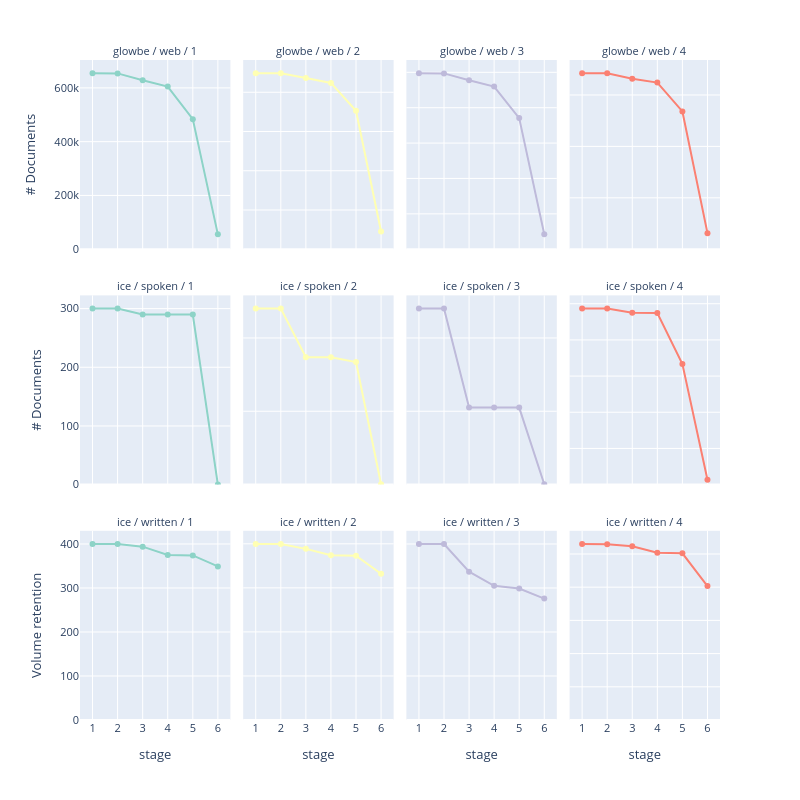

Notebook source saved alongside this figure:
### Code cell
render_volume_line("by_source_genre_cluster_english")

### Figure 1 — Plotly figure (JSON) as saved in the notebook; plotly's stock layout.template omitted (floating-point values rounded to 4 significant figures)
{"data": [{"hovertemplate": "source / genre / cluster / english=1<br>value=glowbe / web / 1<br>stage=%{x}<br># Documents=%{y}<extra></extra>", "legendgroup": "1", "line": {"color": "rgb(141,211,199)", "dash": "solid"}, "marker": {"symbol": "circle"}, "mode": "lines+markers", "name": "1", "orientation": "v", "showlegend": true, "type": "scatter", "x": [1, 2, 3, 4, 5, 6], "xaxis": "x9", "y": [654544, 653929, 628320, 604832, 483748, 55169], "yaxis": "y9"}, {"hovertemplate": "source / genre / cluster / english=1<br>value=ice / spoken / 1<br>stage=%{x}<br># Documents=%{y}<extra></extra>", "legendgroup": "1", "line": {"color": "rgb(141,211,199)", "dash": "solid"}, "marker": {"symbol": "circle"}, "mode": "lines+markers", "name": "1", "orientation": "v", "showlegend": false, "type": "scatter", "x": [1, 2, 3, 4, 5, 6], "xaxis": "x5", "y": [300, 300, 290, 290, 290, 0], "yaxis": "y5"}, {"hovertemplate": "source / genre / cluster / english=1<br>value=ice / written / 1<br>stage=%{x}<br># Documents=%{y}<extra></extra>", "legendgroup": "1", "line": {"color": "rgb(141,211,199)", "dash": "solid"}, "marker": {"symbol": "circle"}, "mode": "lines+markers", "name": "1", "orientation": "v", "showlegend": false, "type": "scatter", "x": [1, 2, 3, 4, 5, 6], "xaxis": "x", "y": [400, 400, 394, 375, 374, 349], "yaxis": "y"}, {"hovertemplate": "source / genre / cluster / english=2<br>value=glowbe / web / 2<br>stage=%{x}<br># Documents=%{y}<extra></extra>", "legendgroup": "2", "line": {"color": "rgb(255,255,179)", "dash": "solid"}, "marker": {"symbol": "circle"}, "mode": "lines+markers", "name": "2", "orientation": "v", "showlegend": true, "type": "scatter", "x": [1, 2, 3, 4, 5, 6], "xaxis": "x10", "y": [448600, 448419, 436156, 423777, 353019, 45211], "yaxis": "y10"}, {"hovertemplate": "source / genre / cluster / english=2<br>value=ice / spoken / 2<br>stage=%{x}<br># Documents=%{y}<extra></extra>", "legendgroup": "2", "line": {"color": "rgb(255,255,179)", "dash": "solid"}, "marker": {"symbol": "circle"}, "mode": "lines+markers", "name": "2", "orientation": "v", "showlegend": false, "type": "scatter", "x": [1, 2, 3, 4, 5, 6], "xaxis": "x6", "y": [1200, 1200, 869, 869, 836, 2], "yaxis": "y6"}, {"hovertemplate": "source / genre / cluster / english=2<br>value=ice / written / 2<br>stage=%{x}<br># Documents=%{y}<extra></extra>", "legendgroup": "2", "line": {"color": "rgb(255,255,179)", "dash": "solid"}, "marker": {"symbol": "circle"}, "mode": "lines+markers", "name": "2", "orientation": "v", "showlegend": false, "type": "scatter", "x": [1, 2, 3, 4, 5, 6], "xaxis": "x2", "y": [799, 799, 777, 748, 746, 664], "yaxis": "y2"}, {"hovertemplate": "source / genre / cluster / english=3<br>value=glowbe / web / 3<br>stage=%{x}<br># Documents=%{y}<extra></extra>", "legendgroup": "3", "line": {"color": "rgb(190,186,218)", "dash": "solid"}, "marker": {"symbol": "circle"}, "mode": "lines+markers", "name": "3", "orientation": "v", "showlegend": true, "type": "scatter", "x": [1, 2, 3, 4, 5, 6], "xaxis": "x11", "y": [248765, 248510, 238726, 229924, 185301, 21247], "yaxis": "y11"}, {"hovertemplate": "source / genre / cluster / english=3<br>value=ice / spoken / 3<br>stage=%{x}<br># Documents=%{y}<extra></extra>", "legendgroup": "3", "line": {"color": "rgb(190,186,218)", "dash": "solid"}, "marker": {"symbol": "circle"}, "mode": "lines+markers", "name": "3", "orientation": "v", "showlegend": false, "type": "scatter", "x": [1, 2, 3, 4, 5, 6], "xaxis": "x7", "y": [1200, 1200, 525, 525, 525, 2], "yaxis": "y7"}, {"hovertemplate": "source / genre / cluster / english=3<br>value=ice / written / 3<br>stage=%{x}<br># Documents=%{y}<extra></extra>", "legendgroup": "3", "line": {"color": "rgb(190,186,218)", "dash": "solid"}, "marker": {"symbol": "circle"}, "mode": "lines+markers", "name": "3", "orientation": "v", "showlegend": false, "type": "scatter", "x": [1, 2, 3, 4, 5, 6], "xaxis": "x3", "y": [800, 800, 674, 610, 598, 552], "yaxis": "y3"}, {"hovertemplate": "source / genre / cluster / english=4<br>value=glowbe / web / 4<br>stage=%{x}<br># Documents=%{y}<extra></extra>", "legendgroup": "4", "line": {"color": "rgb(251,128,114)", "dash": "solid"}, "marker": {"symbol": "circle"}, "mode": "lines+markers", "name": "4", "orientation": "v", "showlegend": true, "type": "scatter", "x": [1, 2, 3, 4, 5, 6], "xaxis": "x12", "y": [171200, 171130, 165883, 162089, 133992, 15629], "yaxis": "y12"}, {"hovertemplate": "source / genre / cluster / english=4<br>value=ice / spoken / 4<br>stage=%{x}<br># Documents=%{y}<extra></extra>", "legendgroup": "4", "line": {"color": "rgb(251,128,114)", "dash": "solid"}, "marker": {"symbol": "circle"}, "mode": "lines+markers", "name": "4", "orientation": "v", "showlegend": false, "type": "scatter", "x": [1, 2, 3, 4, 5, 6], "xaxis": "x8", "y": [973, 973, 950, 949, 667, 27], "yaxis": "y8"}, {"hovertemplate": "source / genre / cluster / english=4<br>value=ice / written / 4<br>stage=%{x}<br># Documents=%{y}<extra></extra>", "legendgroup": "4", "line": {"color": "rgb(251,128,114)", "dash": "solid"}, "marker": {"symbol": "circle"}, "mode": "lines+markers", "name": "4", "orientation": "v", "showlegend": false, "type": "scatter", "x": [1, 2, 3, 4, 5, 6], "xaxis": "x4", "y": [1060, 1058, 1047, 1007, 1004, 807], "yaxis": "y4"}], "layout": {"annotations": [{"font": {}, "showarrow": false, "text": "ice / written / 1", "x": 0.1175, "xanchor": "center", "xref": "paper", "y": 0.2867, "yanchor": "bottom", "yref": "paper"}, {"font": {}, "showarrow": false, "text": "ice / written / 2", "x": 0.3725, "xanchor": "center", "xref": "paper", "y": 0.2867, "yanchor": "bottom", "yref": "paper"}, {"font": {}, "showarrow": false, "text": "ice / written / 3", "x": 0.6275, "xanchor": "center", "xref": "paper", "y": 0.2867, "yanchor": "bottom", "yref": "paper"}, {"font": {}, "showarrow": false, "text": "ice / written / 4", "x": 0.8825, "xanchor": "center", "xref": "paper", "y": 0.2867, "yanchor": "bottom", "yref": "paper"}, {"font": {}, "showarrow": false, "text": "ice / spoken / 1", "x": 0.1175, "xanchor": "center", "xref": "paper", "y": 0.6433, "yanchor": "bottom", "yref": "paper"}, {"font": {}, "showarrow": false, "text": "ice / spoken / 2", "x": 0.3725, "xanchor": "center", "xref": "paper", "y": 0.6433, "yanchor": "bottom", "yref": "paper"}, {"font": {}, "showarrow": false, "text": "ice / spoken / 3", "x": 0.6275, "xanchor": "center", "xref": "paper", "y": 0.6433, "yanchor": "bottom", "yref": "paper"}, {"font": {}, "showarrow": false, "text": "ice / spoken / 4", "x": 0.8825, "xanchor": "center", "xref": "paper", "y": 0.6433, "yanchor": "bottom", "yref": "paper"}, {"font": {}, "showarrow": false, "text": "glowbe / web / 1", "x": 0.1175, "xanchor": "center", "xref": "paper", "y": 1.0, "yanchor": "bottom", "yref": "paper"}, {"font": {}, "showarrow": false, "text": "glowbe / web / 2", "x": 0.3725, "xanchor": "center", "xref": "paper", "y": 1.0, "yanchor": "bottom", "yref": "paper"}, {"font": {}, "showarrow": false, "text": "glowbe / web / 3", "x": 0.6275, "xanchor": "center", "xref": "paper", "y": 1.0, "yanchor": "bottom", "yref": "paper"}, {"font": {}, "showarrow": false, "text": "glowbe / web / 4", "x": 0.8825, "xanchor": "center", "xref": "paper", "y": 1.0, "yanchor": "bottom", "yref": "paper"}], "font": {"size": 11}, "height": 800, "legend": {"title": {"text": "source / genre / cluster / english"}, "tracegroupgap": 0}, "margin": {"t": 60}, "showlegend": false, "width": 800, "xaxis": {"anchor": "y", "domain": [0, 0.235], "dtick": 1, "range": [0.5, 6.5], "title": {"text": "stage"}}, "xaxis10": {"anchor": "y10", "domain": [0.255, 0.49], "dtick": 1, "matches": "x", "range": [0.5, 6.5], "showticklabels": false}, "xaxis11": {"anchor": "y11", "domain": [0.51, 0.745], "dtick": 1, "matches": "x", "range": [0.5, 6.5], "showticklabels": false}, "xaxis12": {"anchor": "y12", "domain": [0.765, 1.0], "dtick": 1, "matches": "x", "range": [0.5, 6.5], "showticklabels": false}, "xaxis2": {"anchor": "y2", "domain": [0.255, 0.49], "dtick": 1, "matches": "x", "range": [0.5, 6.5], "title": {"text": "stage"}}, "xaxis3": {"anchor": "y3", "domain": [0.51, 0.745], "dtick": 1, "matches": "x", "range": [0.5, 6.5], "title": {"text": "stage"}}, "xaxis4": {"anchor": "y4", "domain": [0.765, 1.0], "dtick": 1, "matches": "x", "range": [0.5, 6.5], "title": {"text": "stage"}}, "xaxis5": {"anchor": "y5", "domain": [0, 0.235], "dtick": 1, "matches": "x", "range": [0.5, 6.5], "showticklabels": false}, "xaxis6": {"anchor": "y6", "domain": [0.255, 0.49], "dtick": 1, "matches": "x", "range": [0.5, 6.5], "showticklabels": false}, "xaxis7": {"anchor": "y7", "domain": [0.51, 0.745], "dtick": 1, "matches": "x", "range": [0.5, 6.5], "showticklabels": false}, "xaxis8": {"anchor": "y8", "domain": [0.765, 1.0], "dtick": 1, "matches": "x", "range": [0.5, 6.5], "showticklabels": false}, "xaxis9": {"anchor": "y9", "domain": [0, 0.235], "dtick": 1, "matches": "x", "range": [0.5, 6.5], "showticklabels": false}, "yaxis": {"anchor": "x", "domain": [0, 0.2867], "rangemode": "tozero", "title": {"text": "Volume retention"}}, "yaxis10": {"anchor": "x10", "domain": [0.7133, 1.0], "rangemode": "tozero", "showticklabels": false}, "yaxis11": {"anchor": "x11", "domain": [0.7133, 1.0], "rangemode": "tozero", "showticklabels": false}, "yaxis12": {"anchor": "x12", "domain": [0.7133, 1.0], "rangemode": "tozero", "showticklabels": false}, "yaxis2": {"anchor": "x2", "domain": [0, 0.2867], "rangemode": "tozero", "showticklabels": false}, "yaxis3": {"anchor": "x3", "domain": [0, 0.2867], "rangemode": "tozero", "showticklabels": false}, "yaxis4": {"anchor": "x4", "domain": [0, 0.2867], "rangemode": "tozero", "showticklabels": false}, "yaxis5": {"anchor": "x5", "domain": [0.3567, 0.6433], "rangemode": "tozero", "title": {"text": "# Documents"}}, "yaxis6": {"anchor": "x6", "domain": [0.3567, 0.6433], "rangemode": "tozero", "showticklabels": false}, "yaxis7": {"anchor": "x7", "domain": [0.3567, 0.6433], "rangemode": "tozero", "showticklabels": false}, "yaxis8": {"anchor": "x8", "domain": [0.3567, 0.6433], "rangemode": "tozero", "showticklabels": false}, "yaxis9": {"anchor": "x9", "domain": [0.7133, 1.0], "rangemode": "tozero", "title": {"text": "# Documents"}}}}
